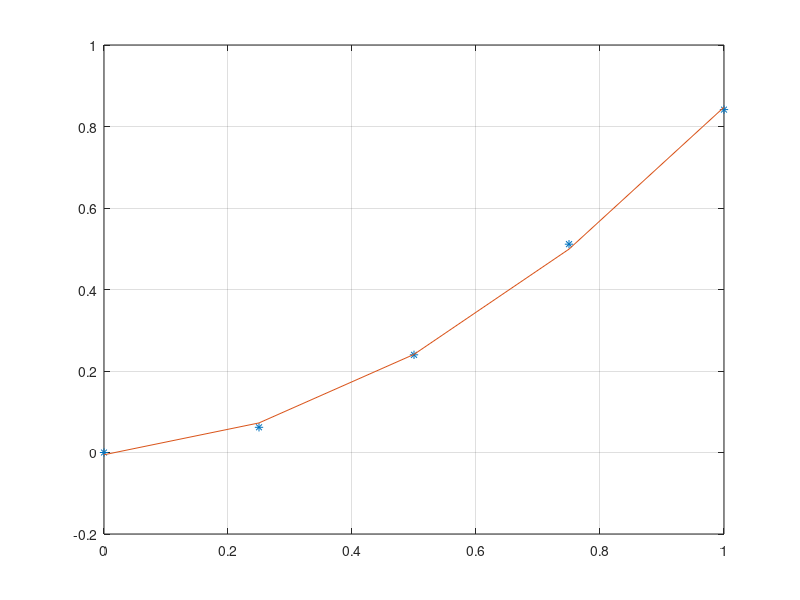

Recreate this plot in MATLAB.
clc;
clear;
close all;

% Input
x = [0, 0.25, 0.5, 0.75, 1];
F = @(x)(x.*sin(x));

% Algorithm
y = F(x');
n = length(y);

A = [n, sum(x), sum(x.^2);
    sum(x), sum(x.^2), sum(x.^3);
    sum(x.^2), sum(x.^3), sum(x.^4)];
B = [sum(y); x*y; x.^2*y];

cba = A\B;

% Output
fprintf('|%.10f\t%.10f\t%.10f\t||c| |%.10f\t|\n', A(1, 1), A(1, 2), A(1, 3), B(1));
fprintf('|%.10f\t%.10f\t%.10f\t||b|=|%.10f\t|\n', A(2, 1), A(2, 2), A(2, 3), B(2));
fprintf('|%.10f\t%.10f\t%.10f\t||a| |%.10f\t|\n', A(3, 1), A(3, 2), A(3, 3), B(3));
fprintf('\n|c| |%.10f\t|\n|b|=|%.10f\t|\n|a| |%.10f\t|\n', cba(1), cba(2), cba(3));
fprintf('\ny = a*x^2 + b*x + c = %.10f*x^2 + %.10f*x + %.10f\n', cba(3), cba(2), cba(1));

% Plot
yy = [ones(n, 1), x', x.^2']*cba;
plot(x, y, '*', x, yy, '-');
grid on;

% **************************************************^**************************************************
% *****************************# Copyright by Ali Forouzandeh Hafshejani #*****************************
% ******************************# Scientific Computing Specialist 20@21 #******************************
% **************************************************^**************************************************